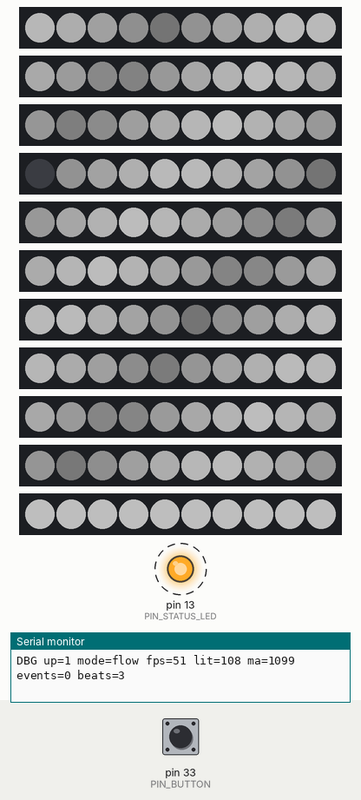
This sketch was run on a simulated Arduino Mega 2560, built with avr-gcc and run on an emulated ATmega2560. On the bench: 11 × 10 RGB LEDs in strip order, left to right, output pins drawn as LEDs (lit = HIGH), the last lines printed to the serial monitor. Dashed ring = blinking. The inputs (shaded band) are chosen by the test bench; at power-on: pin 33 (PIN_BUTTON) HIGH. Dim RGB values are drawn brighter than linear.

Above: at 1.29 s.
1.3 s: pin 33 (PIN_BUTTON) pulled LOW for 0.15 s
At 1.95 s:
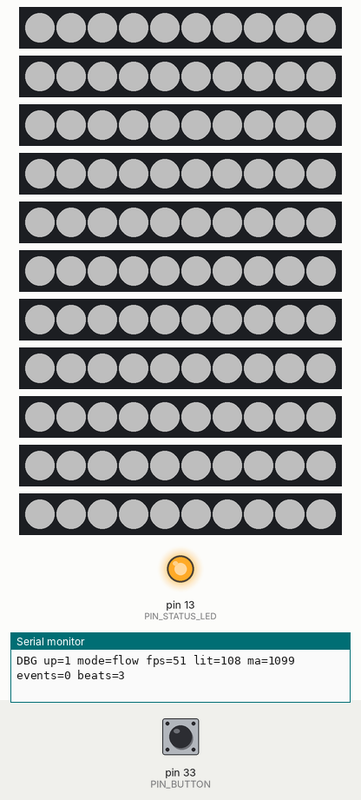
2.0 s: pin 33 (PIN_BUTTON) pulled LOW for 1 s
At 2.27 s:
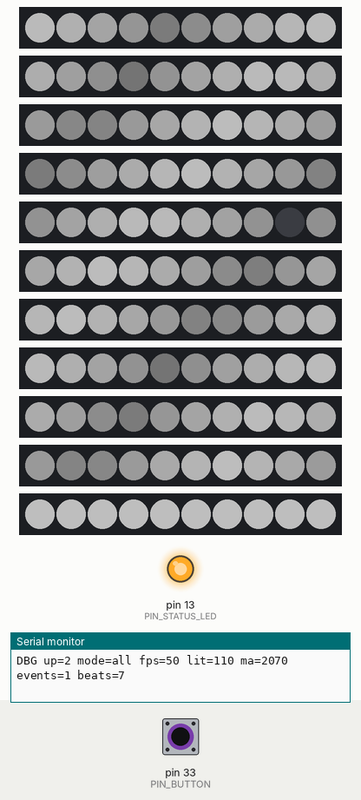
3.6 s: pin 33 (PIN_BUTTON) pulled LOW for 3.2 s
At 4.38 s:
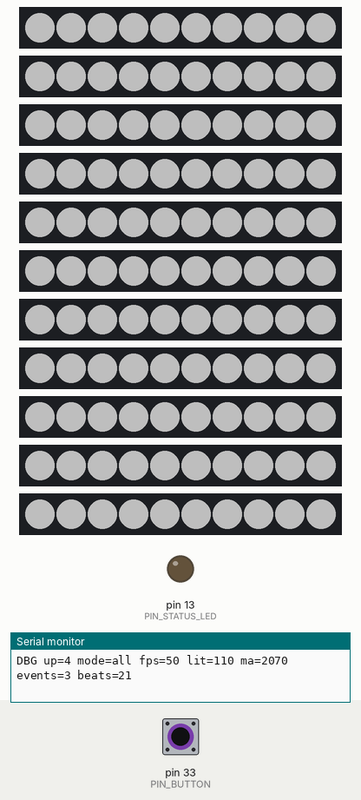
7.4 s: pin 33 (PIN_BUTTON) pulled LOW for 0.15 s
At 7.75 s:
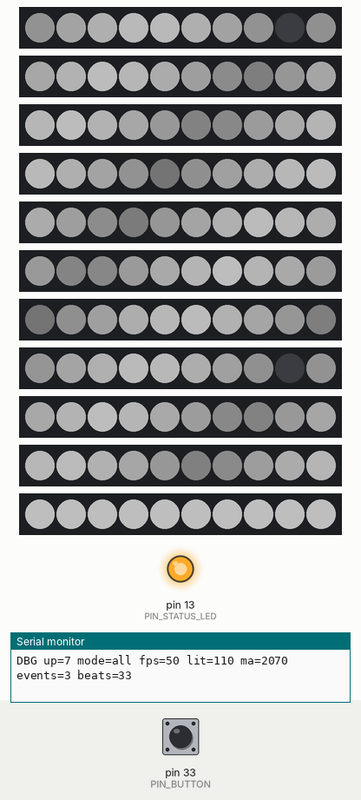
8.1 s: pin 33 (PIN_BUTTON) pulsed LOW 2 times (0.12 s each, 0.3 s apart)
At 8.63 s:
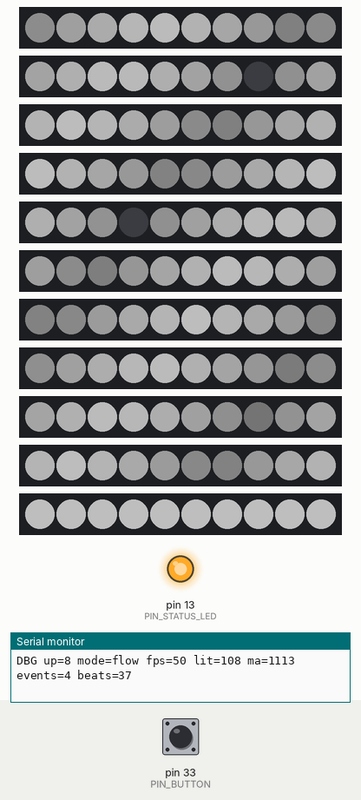
11.7 s: pin 33 (PIN_BUTTON) pulsed LOW 5 times (0.12 s each, 0.3 s apart)
At 12.09 s:
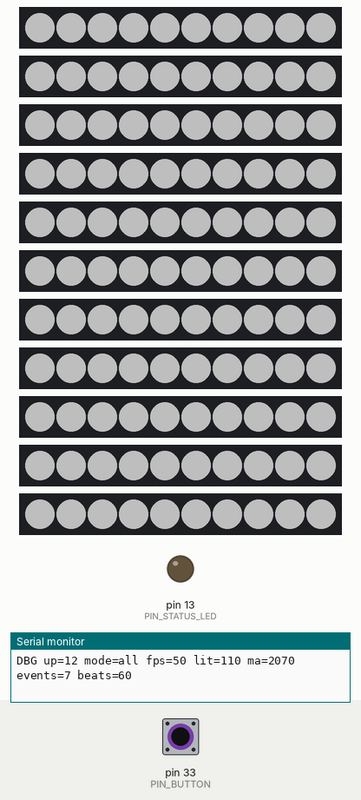
Timing chart, 0 to 15.7 s (numbered marks = the images above; inputs shaded):
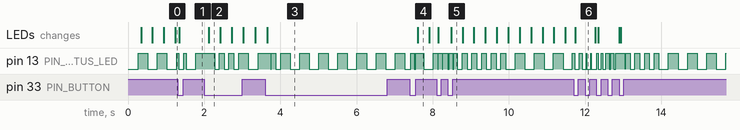

The sketch:

sketch.ino
```cpp
/*
 * 11 sticks - the arrow (10 Grove RGB LED sticks) and the CLOSED light (the 11th stick) on one Grove Base Shield
 *
 * Purpose: keep all 11 sticks lit as in the casino sign and check that nothing gets hot (the shield, the Grove
 * connectors, the sticks, the wires, the supply). Nothing here has anything to do with the casino sign's own
 * program, but the stick order and connectors are the same as in the sign (sketch.ino and arrow_sticks/).
 *
 *   Sticks 1..10 = the arrow, plugged into the Grove Base Shield connectors in this order:
 *     1 L-CAP D2   2 L-WING-UP D3   3 L-WING-DN D4   4 RAIL-UP-L D5   5 RAIL-UP-R D6
 *     6 RAIL-DN-L D7   7 RAIL-DN-R D8   8 R-CAP A0   9 R-WING-UP A1   10 R-WING-DN A2
 *   Stick 11   = the CLOSED light, connector A3 (the one connector left over): all 10 LEDs white all the time.
 *
 * WHAT IT DOES: from power-up the CLOSED light (stick 11) is steady white at CLOSED_LEVEL, and the 10 arrow sticks
 * show a white wave that flows along every stick (the average brightness is about half of ARROW_LEVEL, like the
 * flowing arrow of the sign). The push button on pin 33 (to GND, short press) switches between two modes:
 *   - FLOW (default): the wave described above. A realistic load for hours of running.
 *   - ALL ON: all 110 LEDs steady white at the levels below. The worst case, to see how hot things can get.
 * The brightness levels (ARROW_LEVEL, CLOSED_LEVEL; 0..255 per colour channel) are set to 80 like the curve
 * maximum of the sign. Estimated current (a guess, printed at start-up and in the DBG line): see ESTIMATE_*.
 *
 * SIGN OF LIFE: the LED on pin 13 blinks all the time while the program runs (every HEARTBEAT_MS, twice as fast
 * while many state changes happen; it is shortly inverted when the mode changes). Once per second (DEBUG_MS) the
 * Serial Monitor (115200 baud, SERIAL_BAUD) gets a line "DBG up=.. mode=flow|all fps=.. lit=.. ma=.. events=..
 * beats=..": uptime, mode, frames per second, lit LEDs (of 110), the estimated current in mA, mode changes in the
 * last second and LED toggles. The values change from line to line. (With the USB cable unplugged, as the supply is
 * on, there is no Serial Monitor; the pin 13 LED is then the only sign of life.)
 *
 * All timing uses millis(); the sketch never calls delay(). Function signatures use only built-in types.
 */

#include <Adafruit_NeoPixel.h>

// ============================== CONFIGURATION ==============================
constexpr uint8_t STICK_COUNT = 11;          // 10 arrow sticks + the CLOSED light stick (do not change)
constexpr uint8_t ARROW_STICKS = 10;         // sticks 1..10 are the arrow, stick 11 is the CLOSED light
constexpr uint8_t LEDS_PER_STICK = 10;
// Data pins = the signal pins of the Grove connectors D2..D8, A0..A2 (arrow) and A3 (CLOSED light).
constexpr uint8_t STICK_PINS[STICK_COUNT] = {2, 3, 4, 5, 6, 7, 8, A0, A1, A2, A3};
constexpr uint8_t PIN_BUTTON = 33;           // push button to GND: FLOW <-> ALL ON (same pin as the sign's button)
constexpr uint8_t PIN_STATUS_LED = 13;       // debug LED: sign of life
constexpr uint16_t COLOR_ORDER = NEO_GRB + NEO_KHZ800;   // WS2813: green-red-blue order, 800 kHz
constexpr uint8_t ARROW_LEVEL = 80;          // 0..255, brightness of an arrow LED at the crest of the wave / in ALL ON
constexpr uint8_t CLOSED_LEVEL = 80;         // 0..255, brightness of the CLOSED light LEDs
constexpr bool START_ALL_ON = false;         // true: start in ALL ON mode (the button still toggles)
constexpr uint32_t FRAME_MS = 20;            // data refresh interval
constexpr uint32_t BUTTON_MS = 30;           // the button must be stable this long
constexpr uint32_t HEARTBEAT_MS = 250;       // LED toggle interval
constexpr uint32_t HEARTBEAT_FAST_MS = 125;  // LED toggle interval while many state changes happen
constexpr uint32_t INVERT_MS = 120;          // the LED is inverted this long after a mode change
constexpr uint32_t SERIAL_BAUD = 115200;     // Serial Monitor speed (stated at the top of this file and printed at start)
constexpr uint32_t DEBUG_MS = 1000;          // interval of the "DBG" debug line
constexpr uint8_t FAST_EVENTS = 2;           // this many mode changes in the last two seconds = "many"
constexpr uint8_t ESTIMATE_MA_PER_CHANNEL = 20;   // guess: mA of one colour channel at 255 (a white LED = 3 channels)
// ===========================================================================

// One named object per stick (NeoPixel objects must not be copied) and a pointer array to loop over them.
Adafruit_NeoPixel stick1(LEDS_PER_STICK, STICK_PINS[0], COLOR_ORDER);
Adafruit_NeoPixel stick2(LEDS_PER_STICK, STICK_PINS[1], COLOR_ORDER);
Adafruit_NeoPixel stick3(LEDS_PER_STICK, STICK_PINS[2], COLOR_ORDER);
Adafruit_NeoPixel stick4(LEDS_PER_STICK, STICK_PINS[3], COLOR_ORDER);
Adafruit_NeoPixel stick5(LEDS_PER_STICK, STICK_PINS[4], COLOR_ORDER);
Adafruit_NeoPixel stick6(LEDS_PER_STICK, STICK_PINS[5], COLOR_ORDER);
Adafruit_NeoPixel stick7(LEDS_PER_STICK, STICK_PINS[6], COLOR_ORDER);
Adafruit_NeoPixel stick8(LEDS_PER_STICK, STICK_PINS[7], COLOR_ORDER);
Adafruit_NeoPixel stick9(LEDS_PER_STICK, STICK_PINS[8], COLOR_ORDER);
Adafruit_NeoPixel stick10(LEDS_PER_STICK, STICK_PINS[9], COLOR_ORDER);
Adafruit_NeoPixel stick11(LEDS_PER_STICK, STICK_PINS[10], COLOR_ORDER);
Adafruit_NeoPixel *const sticks[STICK_COUNT] = {&stick1, &stick2, &stick3, &stick4, &stick5, &stick6, &stick7, &stick8, &stick9, &stick10, &stick11};

bool allOn = START_ALL_ON;        // mode: false = FLOW, true = ALL ON
uint32_t tick = 0;                // frames drawn since power-up (the wave moves one step per frame)
uint32_t lastFrame = 0, lastBeat = 0, lastDebug = 0, lastEventAt = 0, eventWindowStart = 0;
bool anyEvent = false;
bool beatOn = false;
uint32_t beats = 0;
uint16_t frameCount = 0;          // frames since the last debug line
uint16_t litLeds = 0;             // lit LEDs of the last frame
uint32_t channelSum = 0;          // sum of all colour channel values of the last frame (for the current estimate)
uint8_t eventsNow = 0, eventsPrev = 0, eventsShown = 0;
bool buttonStable = false;        // debounced button state (true = pressed)
bool buttonRaw = false;
uint32_t buttonChangedAt = 0;

// Triangle wave 0..255..0 over a phase of 0..255.
uint8_t triangle(uint8_t phase) {
  return phase < 128 ? (uint8_t)(phase * 2) : (uint8_t)((255 - phase) * 2);
}

// Brightness 0..255 of LED `led` of arrow stick `stick` (0-based) at frame `t`: a wave that flows along every stick.
uint8_t waveOf(uint8_t stick, uint8_t led, uint32_t t) {
  const uint8_t phase = (uint8_t)(led * 28 + stick * 37 - t * 6);
  return triangle(phase);
}

void noteEvent(uint32_t now) {
  lastEventAt = now;
  anyEvent = true;
  eventsNow++;
  eventsShown++;
}

void drawFrame() {
  litLeds = 0;
  channelSum = 0;
  for (uint8_t s = 0; s < STICK_COUNT; s++) {
    for (uint8_t i = 0; i < LEDS_PER_STICK; i++) {
      uint8_t level;
      if (s == ARROW_STICKS) level = CLOSED_LEVEL;
      else if (allOn) level = ARROW_LEVEL;
      else level = (uint8_t)(((uint16_t)waveOf(s, i, tick) * ARROW_LEVEL) / 255);
      sticks[s]->setPixelColor(i, Adafruit_NeoPixel::Color(level, level, level));
      if (level) {
        litLeds++;
        channelSum += 3UL * level;
      }
    }
    sticks[s]->show();
  }
  tick++;
  frameCount++;
}

// Estimated current of the last frame in mA (a guess: ESTIMATE_MA_PER_CHANNEL mA per channel at 255).
uint16_t estimateMilliamps() {
  return (uint16_t)((channelSum * ESTIMATE_MA_PER_CHANNEL) / 255UL);
}

void printDebug(uint32_t now) {
  Serial.print(F("DBG up="));
  Serial.print((unsigned long)(now / 1000));
  Serial.print(F(" mode="));
  Serial.print(allOn ? F("all") : F("flow"));
  Serial.print(F(" fps="));
  Serial.print(frameCount);
  Serial.print(F(" lit="));
  Serial.print(litLeds);
  Serial.print(F(" ma="));
  Serial.print(estimateMilliamps());
  Serial.print(F(" events="));
  Serial.print(eventsShown);
  Serial.print(F(" beats="));
  Serial.println((unsigned long)beats);
}

void setup() {
  Serial.begin(SERIAL_BAUD);
  pinMode(PIN_BUTTON, INPUT_PULLUP);
  pinMode(PIN_STATUS_LED, OUTPUT);
  for (uint8_t s = 0; s < STICK_COUNT; s++) {
    sticks[s]->begin();
  }
  Serial.println(F("11 sticks: 10 arrow sticks (flowing white wave) + CLOSED light stick on A3 (steady white)"));
  Serial.print(F("Serial speed "));
  Serial.print((unsigned long)SERIAL_BAUD);
  Serial.println(F(" baud; a DBG line is printed every second. Button on pin 33: flow <-> all on."));
  const uint32_t now = millis();
  lastFrame = now;
  lastBeat = now;
  lastDebug = now;
  eventWindowStart = now;
  buttonChangedAt = now;
  drawFrame();                               // lit at once, no dark pause
  Serial.print(F("Estimated current now: "));
  Serial.print(estimateMilliamps());
  Serial.println(F(" mA (a guess, not a measurement)."));
}

void loop() {
  const uint32_t now = millis();

  // Push button (pin 33 to GND), debounced: a press switches the mode
  const bool raw = (digitalRead(PIN_BUTTON) == LOW);
  if (raw != buttonRaw) {
    buttonRaw = raw;
    buttonChangedAt = now;
  }
  if (buttonRaw != buttonStable && now - buttonChangedAt >= BUTTON_MS) {
    buttonStable = buttonRaw;
    if (buttonStable) {
      allOn = !allOn;
      noteEvent(now);
    }
  }

  if (now - eventWindowStart >= 1000) {      // sliding one-second window of state changes
    eventsPrev = eventsNow;
    eventsNow = 0;
    eventWindowStart = now;
  }

  if (now - lastFrame >= FRAME_MS) {
    lastFrame += FRAME_MS;
    drawFrame();
  }

  // Sign of life: LED 13 blinks all the time, faster when many mode changes happen, shortly inverted on a change
  const bool busy = (eventsNow + eventsPrev) >= FAST_EVENTS;
  const uint32_t beatMs = busy ? HEARTBEAT_FAST_MS : HEARTBEAT_MS;
  if (now - lastBeat >= beatMs) {
    lastBeat = now;
    beatOn = !beatOn;
    beats++;
  }
  const bool inverted = anyEvent && (now - lastEventAt < INVERT_MS);
  digitalWrite(PIN_STATUS_LED, (beatOn != inverted) ? HIGH : LOW);

  // Serial debug line once per second
  if (now - lastDebug >= DEBUG_MS) {
    lastDebug = now;
    printDebug(now);
    frameCount = 0;
  }
}
```

Measured:
- after the input at 1.3 s, the LEDs: change at once (image 1)
- after the input at 2.0 s, the LEDs: change after 0.12 s (image 2)
- after the input at 3.6 s, the LEDs: change after 0.06 s (image 3)
- after the input at 7.4 s, the LEDs: change after 0.20 s (image 4)
